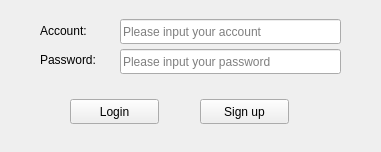
<?xml version="1.0" encoding="UTF-8"?>
<ui version="4.0">
 <class>LoginWindow</class>
 <widget class="QWidget" name="LoginWindow">
  <property name="geometry">
   <rect>
    <x>0</x>
    <y>0</y>
    <width>381</width>
    <height>152</height>
   </rect>
  </property>
  <property name="windowTitle">
   <string>Login</string>
  </property>
  <widget class="QPushButton" name="LoginButton">
   <property name="geometry">
    <rect>
     <x>70</x>
     <y>99</y>
     <width>89</width>
     <height>25</height>
    </rect>
   </property>
   <property name="text">
    <string>Login</string>
   </property>
  </widget>
  <widget class="QPushButton" name="SignButton">
   <property name="geometry">
    <rect>
     <x>200</x>
     <y>99</y>
     <width>89</width>
     <height>25</height>
    </rect>
   </property>
   <property name="text">
    <string>Sign up</string>
   </property>
  </widget>
  <widget class="QLabel" name="AccountLabel">
   <property name="geometry">
    <rect>
     <x>40</x>
     <y>20</y>
     <width>71</width>
     <height>21</height>
    </rect>
   </property>
   <property name="text">
    <string>Account:</string>
   </property>
  </widget>
  <widget class="QLabel" name="PasswdLabel">
   <property name="geometry">
    <rect>
     <x>40</x>
     <y>50</y>
     <width>81</width>
     <height>20</height>
    </rect>
   </property>
   <property name="text">
    <string>Password:</string>
   </property>
  </widget>
  <widget class="QLineEdit" name="AccountEdit">
   <property name="geometry">
    <rect>
     <x>120</x>
     <y>19</y>
     <width>221</width>
     <height>25</height>
    </rect>
   </property>
   <property name="placeholderText">
    <string>Please input your account</string>
   </property>
  </widget>
  <widget class="QLineEdit" name="PasswdEdit">
   <property name="geometry">
    <rect>
     <x>120</x>
     <y>49</y>
     <width>221</width>
     <height>25</height>
    </rect>
   </property>
   <property name="echoMode">
    <enum>QLineEdit::Password</enum>
   </property>
   <property name="placeholderText">
    <string>Please input your password</string>
   </property>
  </widget>
 </widget>
 <resources/>
 <connections/>
</ui>
